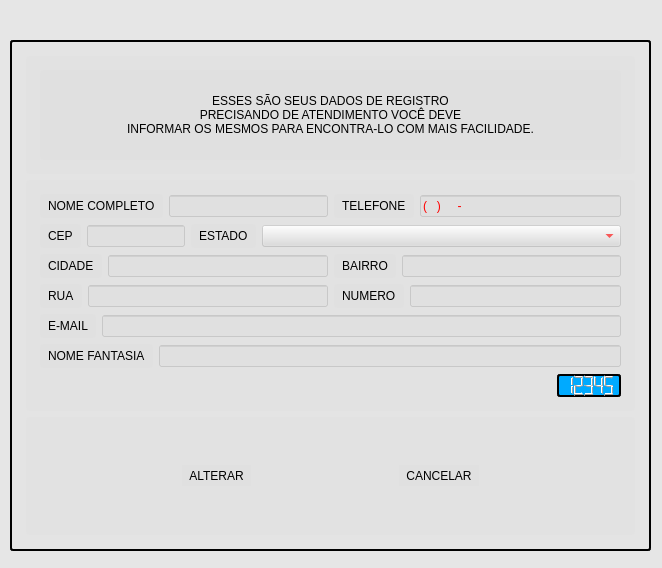
<?xml version="1.0" encoding="UTF-8"?>
<ui version="4.0">
 <class>Form</class>
 <widget class="QWidget" name="Form">
  <property name="geometry">
   <rect>
    <x>0</x>
    <y>0</y>
    <width>662</width>
    <height>568</height>
   </rect>
  </property>
  <property name="minimumSize">
   <size>
    <width>662</width>
    <height>568</height>
   </size>
  </property>
  <property name="maximumSize">
   <size>
    <width>662</width>
    <height>568</height>
   </size>
  </property>
  <property name="acceptDrops">
   <bool>false</bool>
  </property>
  <property name="windowTitle">
   <string>SEU REGISTRO - 7 SISTEMAS</string>
  </property>
  <property name="windowIcon">
   <iconset resource="../IMG/recursos.qrc">
    <normaloff>:/img/technician.svg</normaloff>:/img/technician.svg</iconset>
  </property>
  <property name="styleSheet">
   <string notr="true">QWidget{	
	background-color: rgb(220, 220, 220, 100);
}

QFrame{
	background-color: rgb(220, 220, 220, 50);
	border-color: rgb(0, 0, 0);
    border: 2px solid darkkhaki;
	border-color: black;
    padding: 5px;
    border-radius: 3px;
}

QLabel, #frame_2, #frame_3, #frame_4{
	border: 0px;
}

QLabel, QLineEdit{
	font: 12pt &quot;MS Shell Dlg 2&quot;;
}

QLineEdit, #estado{
	color: rgb(255, 0, 0);
	font: 75 14pt &quot;MS Shell Dlg 2&quot;;
}

#titulo{	
	font: 75 13pt &quot;MS Shell Dlg 2&quot;;
}

#registro{
	color:rgb(85, 85, 255);
	background-color:rgb(0, 170, 255);
}</string>
  </property>
  <widget class="QFrame" name="frame">
   <property name="geometry">
    <rect>
     <x>10</x>
     <y>40</y>
     <width>641</width>
     <height>511</height>
    </rect>
   </property>
   <property name="frameShape">
    <enum>QFrame::StyledPanel</enum>
   </property>
   <property name="frameShadow">
    <enum>QFrame::Raised</enum>
   </property>
   <layout class="QVBoxLayout" name="verticalLayout">
    <item>
     <widget class="QFrame" name="frame_3">
      <property name="frameShape">
       <enum>QFrame::StyledPanel</enum>
      </property>
      <property name="frameShadow">
       <enum>QFrame::Raised</enum>
      </property>
      <layout class="QHBoxLayout" name="horizontalLayout_16">
       <item>
        <widget class="QLabel" name="titulo">
         <property name="text">
          <string>ESSES SÃO SEUS DADOS DE REGISTRO
PRECISANDO DE ATENDIMENTO VOCÊ DEVE 
INFORMAR OS MESMOS PARA ENCONTRA-LO COM MAIS FACILIDADE.</string>
         </property>
         <property name="alignment">
          <set>Qt::AlignCenter</set>
         </property>
        </widget>
       </item>
      </layout>
     </widget>
    </item>
    <item>
     <widget class="QFrame" name="frame_2">
      <property name="frameShape">
       <enum>QFrame::StyledPanel</enum>
      </property>
      <property name="frameShadow">
       <enum>QFrame::Raised</enum>
      </property>
      <layout class="QVBoxLayout" name="verticalLayout_2">
       <item>
        <layout class="QHBoxLayout" name="horizontalLayout_2">
         <item>
          <layout class="QHBoxLayout" name="horizontalLayout_17">
           <item>
            <widget class="QLabel" name="label_12">
             <property name="text">
              <string>NOME COMPLETO</string>
             </property>
            </widget>
           </item>
           <item>
            <widget class="QLineEdit" name="nome"/>
           </item>
          </layout>
         </item>
         <item>
          <layout class="QHBoxLayout" name="horizontalLayout_3">
           <item>
            <widget class="QLabel" name="label_2">
             <property name="text">
              <string>TELEFONE</string>
             </property>
            </widget>
           </item>
           <item>
            <widget class="QLineEdit" name="telefone">
             <property name="inputMask">
              <string>(999)99999-9999</string>
             </property>
            </widget>
           </item>
          </layout>
         </item>
        </layout>
       </item>
       <item>
        <layout class="QHBoxLayout" name="horizontalLayout_13">
         <item>
          <layout class="QHBoxLayout" name="horizontalLayout_8">
           <item>
            <widget class="QLabel" name="label_7">
             <property name="text">
              <string>CEP</string>
             </property>
            </widget>
           </item>
           <item>
            <widget class="QLineEdit" name="cep">
             <property name="maximumSize">
              <size>
               <width>118</width>
               <height>16777215</height>
              </size>
             </property>
            </widget>
           </item>
          </layout>
         </item>
         <item>
          <layout class="QHBoxLayout" name="horizontalLayout_4">
           <item>
            <widget class="QLabel" name="label_3">
             <property name="text">
              <string>ESTADO</string>
             </property>
            </widget>
           </item>
           <item>
            <widget class="QComboBox" name="estado">
             <property name="minimumSize">
              <size>
               <width>359</width>
               <height>0</height>
              </size>
             </property>
            </widget>
           </item>
          </layout>
         </item>
        </layout>
       </item>
       <item>
        <layout class="QHBoxLayout" name="horizontalLayout_14">
         <item>
          <layout class="QHBoxLayout" name="horizontalLayout_10">
           <item>
            <widget class="QLabel" name="label_9">
             <property name="text">
              <string>CIDADE</string>
             </property>
            </widget>
           </item>
           <item>
            <widget class="QLineEdit" name="cidade"/>
           </item>
          </layout>
         </item>
         <item>
          <layout class="QHBoxLayout" name="horizontalLayout_5">
           <item>
            <widget class="QLabel" name="label_4">
             <property name="text">
              <string>BAIRRO</string>
             </property>
            </widget>
           </item>
           <item>
            <widget class="QLineEdit" name="bairro"/>
           </item>
          </layout>
         </item>
        </layout>
       </item>
       <item>
        <layout class="QHBoxLayout" name="horizontalLayout_15">
         <item>
          <layout class="QHBoxLayout" name="horizontalLayout_11">
           <item>
            <widget class="QLabel" name="label_10">
             <property name="text">
              <string>RUA</string>
             </property>
            </widget>
           </item>
           <item>
            <widget class="QLineEdit" name="rua"/>
           </item>
          </layout>
         </item>
         <item>
          <layout class="QHBoxLayout" name="horizontalLayout_7">
           <item>
            <widget class="QLabel" name="label_6">
             <property name="text">
              <string>NUMERO</string>
             </property>
            </widget>
           </item>
           <item>
            <widget class="QLineEdit" name="numero"/>
           </item>
          </layout>
         </item>
        </layout>
       </item>
       <item>
        <layout class="QHBoxLayout" name="horizontalLayout_18">
         <item>
          <widget class="QLabel" name="label_13">
           <property name="text">
            <string>E-MAIL</string>
           </property>
          </widget>
         </item>
         <item>
          <widget class="QLineEdit" name="email"/>
         </item>
        </layout>
       </item>
       <item>
        <layout class="QHBoxLayout" name="horizontalLayout_19">
         <item>
          <widget class="QLabel" name="label_14">
           <property name="text">
            <string>NOME FANTASIA</string>
           </property>
          </widget>
         </item>
         <item>
          <widget class="QLineEdit" name="nome_fantasia"/>
         </item>
        </layout>
       </item>
       <item>
        <layout class="QHBoxLayout" name="horizontalLayout_6">
         <item>
          <spacer name="horizontalSpacer">
           <property name="orientation">
            <enum>Qt::Horizontal</enum>
           </property>
           <property name="sizeHint" stdset="0">
            <size>
             <width>40</width>
             <height>20</height>
            </size>
           </property>
          </spacer>
         </item>
         <item>
          <widget class="QLCDNumber" name="registro">
           <property name="contextMenuPolicy">
            <enum>Qt::PreventContextMenu</enum>
           </property>
           <property name="toolTip">
            <string>&lt;html&gt;&lt;head/&gt;&lt;body&gt;&lt;p&gt;&lt;span style=&quot; font-size:10pt; font-weight:600;&quot;&gt;ESSE É O CÓDIGO DO SEU CONTRATO!&lt;/span&gt;&lt;/p&gt;&lt;/body&gt;&lt;/html&gt;</string>
           </property>
           <property name="frameShape">
            <enum>QFrame::Box</enum>
           </property>
           <property name="frameShadow">
            <enum>QFrame::Plain</enum>
           </property>
           <property name="smallDecimalPoint">
            <bool>false</bool>
           </property>
           <property name="value" stdset="0">
            <double>12345.000000000000000</double>
           </property>
          </widget>
         </item>
        </layout>
       </item>
      </layout>
     </widget>
    </item>
    <item>
     <widget class="QFrame" name="frame_4">
      <property name="frameShape">
       <enum>QFrame::StyledPanel</enum>
      </property>
      <property name="frameShadow">
       <enum>QFrame::Raised</enum>
      </property>
      <layout class="QHBoxLayout" name="horizontalLayout">
       <item>
        <widget class="QToolButton" name="alterar">
         <property name="toolTip">
          <string>&lt;html&gt;&lt;head/&gt;&lt;body&gt;&lt;p&gt;&lt;span style=&quot; font-weight:600;&quot;&gt;REALIZE AS ALTERAÇÕES DOS SEUS DADOS!&lt;/span&gt;&lt;/p&gt;&lt;/body&gt;&lt;/html&gt;</string>
         </property>
         <property name="text">
          <string>ALTERAR</string>
         </property>
         <property name="icon">
          <iconset resource="../IMG/recursos.qrc">
           <normaloff>:/img/test.svg</normaloff>:/img/test.svg</iconset>
         </property>
         <property name="iconSize">
          <size>
           <width>51</width>
           <height>60</height>
          </size>
         </property>
         <property name="shortcut">
          <string>Esc</string>
         </property>
         <property name="checkable">
          <bool>false</bool>
         </property>
         <property name="popupMode">
          <enum>QToolButton::DelayedPopup</enum>
         </property>
         <property name="toolButtonStyle">
          <enum>Qt::ToolButtonTextUnderIcon</enum>
         </property>
         <property name="autoRaise">
          <bool>true</bool>
         </property>
        </widget>
       </item>
       <item>
        <widget class="QToolButton" name="cancelar">
         <property name="text">
          <string>CANCELAR</string>
         </property>
         <property name="icon">
          <iconset resource="../IMG/recursos.qrc">
           <normaloff>:/img/cancel.svg</normaloff>:/img/cancel.svg</iconset>
         </property>
         <property name="iconSize">
          <size>
           <width>51</width>
           <height>60</height>
          </size>
         </property>
         <property name="shortcut">
          <string>Esc</string>
         </property>
         <property name="checkable">
          <bool>false</bool>
         </property>
         <property name="popupMode">
          <enum>QToolButton::DelayedPopup</enum>
         </property>
         <property name="toolButtonStyle">
          <enum>Qt::ToolButtonTextUnderIcon</enum>
         </property>
         <property name="autoRaise">
          <bool>true</bool>
         </property>
        </widget>
       </item>
      </layout>
     </widget>
    </item>
   </layout>
  </widget>
  <widget class="QLabel" name="label_5">
   <property name="geometry">
    <rect>
     <x>-10</x>
     <y>-10</y>
     <width>681</width>
     <height>581</height>
    </rect>
   </property>
   <property name="text">
    <string/>
   </property>
   <property name="pixmap">
    <pixmap resource="../IMG/recursos.qrc">:/img/depositphotos_190770396-stock-illustration-colorful-watercolor-spots-hand-drawn.jpg</pixmap>
   </property>
  </widget>
  <zorder>label_5</zorder>
  <zorder>frame</zorder>
 </widget>
 <resources>
  <include location="../IMG/recursos.qrc"/>
 </resources>
 <connections/>
</ui>
